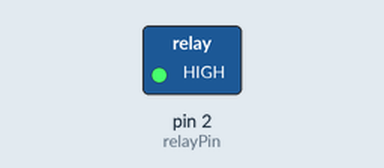
Simulated run of this sketch. Board: Arduino Uno, built with avr-gcc and run on an emulated ATmega328P. On the bench: switched loads named in the sketch (green lamp = pin HIGH). Dashed ring = blinking.

Above: at 0.5 s.
Timing chart, 0 to 4.6 s (numbered marks = the images above):
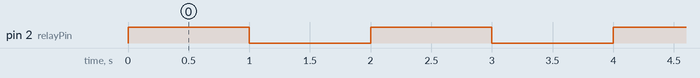

The sketch:

sketch.ino
```cpp
int relayPin = 2; // Pin connected to IN pin of relay module

void setup() {
    pinMode(relayPin, OUTPUT); // Set relay pin as output
    digitalWrite(relayPin, LOW); // Initialize relay in OFF state
}

void loop() {
    digitalWrite(relayPin, HIGH); // Turn relay ON
    delay(1000); // Wait for 1 second
    digitalWrite(relayPin, LOW); // Turn relay OFF
    delay(1000); // Wait for 1 second
}
```

Measured:
- by itself, pin 2 (relayPin): alternates HIGH for 1.0 s and LOW for 1.0 s
